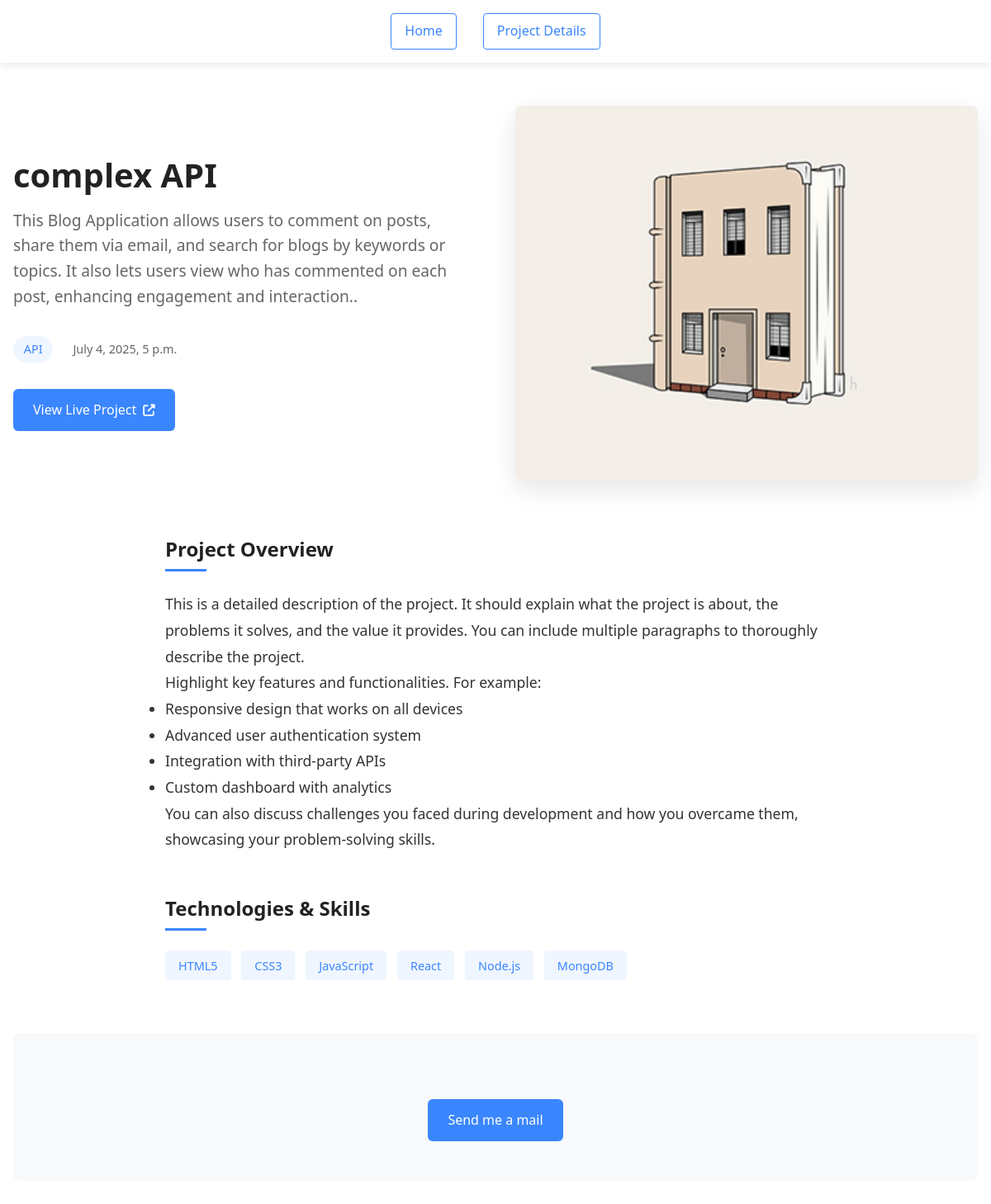
The page /detail/2/ on the database its author committed.
### app/models.py (models this page shows, shortened)
class Project(models.Model):
    TAG_CHOICES = [
        ('API', 'API'),
        ('full_stack', 'Full Stack'),
        ('ML', 'Machine Learning'),
        ('NLP', 'Natural Language Processing'),
        ('computer_vision', 'Computer Vision'),
        ('mobile', 'Mobile'),
    ]
    tag = models.CharField(max_length=30, choices=TAG_CHOICES)
    image = models.ImageField(upload_to="images/", null=True, blank=True)
    image_alt = models.CharField(max_length=200, null=True, blank=True, verbose_name="Image Alt Text")
    updated = models.DateTimeField(auto_now=True)
    brief_description = models.TextField(null=True, blank=True, verbose_name="Brief Project Description")
    live_link = models.URLField(null=True, blank=True)
    title = models.CharField(max_length=200, null=True, blank=True, verbose_name="Project Title")
    description = models.TextField(null=True, blank=True, verbose_name="Detailed Project Description")
    tag_1 = models.CharField(max_length=200, null=True, blank=True, verbose_name="Project Tag 1")
    tag_2 = models.CharField(max_length=200, null=True, blank=True, verbose_name="Project Tag 2")
    tag_3 = models.CharField(max_length=200, null=True, blank=True, verbose_name="Project Tag 3")

### app/views.py (the view)
# urls.py: path('detail/<int:id>/', views.detail, name='detail'),
def detail(request, id=id):
    project = Project.objects.get(id=id)
    context = {'project': project}
    return render(request, 'detail.html', context=context)

### templates/detail.html (shortened to what this page needs)
<!DOCTYPE html>
<html lang="en">
<head>
    <link rel="stylesheet" href="https://cdnjs.cloudflare.com/ajax/libs/font-awesome/6.4.0/css/all.min.css">
</head>
<body>
    <nav class="st-nav">
        <ul class="st-nav-list st-onepage-nav">
            <li><a href="{% url 'index' %}" class="st-smooth-move action-btn secondary ">Home</a></li>
            <li><a href="#" class="active action-btn secondary ">Project Details</a></li>
        </ul>
    </nav>
    <div class="project-details-container">
        <section class="project-hero">
            <div class="hero-content">
                <h1 class="project-title">{{ project.title }}</h1>
                <p class="project-brief">{{ project.description }}</p>
                <div class="project-meta">
                    <span class="project-category">{{ project.tag }}</span>
                    <span class="project-updated">{{project.updated}}</span>
                </div>
                <a href="{{ project.live_link }}" class="action-btn primary" target="_blank" rel="noopener noreferrer">
                  View Live Project <i class="fas fa-external-link-alt"></i>
                </a>
            </div>
            <div class="hero-image">
               <img src="{{ project.image.url }}?width=800&height=500" alt="Project Screenshot" class="featured-image">
            </div>
        </section>
        <main class="project-main">
            <section class="project-section">
                <h2 class="section-title">Project Overview</h2>
                <div class="project-description">
                    <p>This is a detailed description of the project. It should explain what the project is about, the problems it solves, and the value it provides. You can include multiple paragraphs to thoroughly describe the project.</p>
                    <p>Highlight key features and functionalities. For example:</p>
                    <ul>
                        <li>Responsive design that works on all devices</li>
                        <li>Advanced user authentication system</li>
                        <li>Integration with third-party APIs</li>
                        <li>Custom dashboard with analytics</li>
                    </ul>
                    <p>You can also discuss challenges you faced during development and how you overcame them, showcasing your problem-solving skills.</p>
                </div>
            </section>
            <section class="project-section">
                <h2 class="section-title">Technologies & Skills</h2>
                <div class="project-tags">
                    <span class="project-tag">HTML5</span>
                    <span class="project-tag">CSS3</span>
                    <span class="project-tag">JavaScript</span>
                    <span class="project-tag">React</span>
                    <span class="project-tag">Node.js</span>
                    <span class="project-tag">MongoDB</span>
                </div>
            </section>
        </main>
        <section class="project-cta">
            <div class="cta-buttons">
        <a href="mailto:phevab1@gmail.com" class="action-btn primary st-smooth-move">
          Send me a mail
        </a>
            </div>
        </section>
    </div>
</body>
</html>

### templates/detail.html (style rules this page uses)
:root { --primary: #3a86ff; --primary-dark: #2667d4; --secondary: #f0f6ff; --text: #333; --text-light: #666; --light-bg: #f8f9fa; --white: #ffffff; --border-radius: 8px; --shadow: 0 10px 30px rgba(0,0,0,0.1); --transition: all 0.3s ease; }
* { margin: 0; padding: 0; box-sizing: border-box; }
body { font-family: 'Segoe UI', Tahoma, Geneva, Verdana, sans-serif; line-height: 1.6; color: var(--text); background-color: var(--white); }
a { text-decoration: none; color: inherit; }
img { max-width: 100%; height: auto; display: block; }
.action-btn.secondary { background-color: white; color: #3a86ff; border: 1px solid #3a86ff; }
.st-nav { position: fixed; top: 0; left: 0; width: 100%; background-color: rgba(255, 255, 255, 0.95); box-shadow: 0 2px 10px rgba(0,0,0,0.1); z-index: 1000; padding: 1rem 2rem; }
.st-nav-list { display: flex; justify-content: center; list-style: none; gap: 2rem; }
.st-nav-list a { font-weight: 500; padding: 0.5rem 1rem; transition: var(--transition); border-radius: 4px; }
.st-nav-list .active { color: var(--primary); background-color: var(--secondary); }
.project-details-container { max-width: 1200px; margin: 6rem auto 0; padding: 2rem 1rem; }
.project-hero { display: flex; flex-wrap: wrap; gap: 3rem; margin-bottom: 4rem; align-items: center; }
.hero-content { flex: 1; min-width: 300px; }
.hero-image { flex: 1; min-width: 300px; }
.project-title { font-size: 2.5rem; margin: 0 0 1rem; color: #222; line-height: 1.2; font-weight: 700; }
.project-brief { font-size: 1.2rem; line-height: 1.6; color: var(--text-light); margin-bottom: 2rem; }
.project-meta { display: flex; gap: 1.5rem; margin-bottom: 2rem; font-size: 0.9rem; align-items: center; }
.project-category { background-color: var(--secondary); color: var(--primary); padding: 0.3rem 0.8rem; border-radius: 20px; font-weight: 500; }
.project-updated { color: var(--text-light); }
.featured-image { width: 100%; height: auto; border-radius: var(--border-radius); box-shadow: var(--shadow); transition: var(--transition); }
.project-main { max-width: 800px; margin: 0 auto 4rem; }
.project-section { margin-bottom: 3rem; }
.section-title { font-size: 1.5rem; margin-bottom: 1.5rem; color: #222; position: relative; padding-bottom: 0.5rem; font-weight: 600; }
.section-title::after { content: ''; position: absolute; bottom: 0; left: 0; width: 50px; height: 3px; background-color: var(--primary); }
.project-description { line-height: 1.8; font-size: 1.1rem; }
.project-tags { display: flex; flex-wrap: wrap; gap: 0.8rem; }
.project-tag { background-color: var(--secondary); color: var(--primary); padding: 0.4rem 1rem; border-radius: 4px; font-size: 0.9rem; font-weight: 500; transition: var(--transition); }
.project-cta { text-align: center; padding: 3rem; background-color: var(--light-bg); border-radius: var(--border-radius); margin-top: 3rem; }
.cta-buttons { display: flex; justify-content: center; gap: 1rem; margin-top: 2rem; flex-wrap: wrap; }
.action-btn { display: inline-flex; align-items: center; padding: 0.8rem 1.5rem; border-radius: 6px; font-weight: 500; transition: var(--transition); gap: 0.5rem; }
.action-btn i { font-size: 0.9rem; }
.action-btn.primary { background-color: var(--primary); color: white; }
.action-btn.secondary { background-color: white; color: var(--primary); border: 1px solid var(--primary); }

### rows shown on the page
Project: title "complex API", description "This Blog Application allows users to comment on posts, share them via email, and search for blogs by keywords or topics. It also lets users view who has commented on each post, enhancing engagement and interaction..", tag "API", updated "July 4, 2025, 5 p.m.", image (picture)
